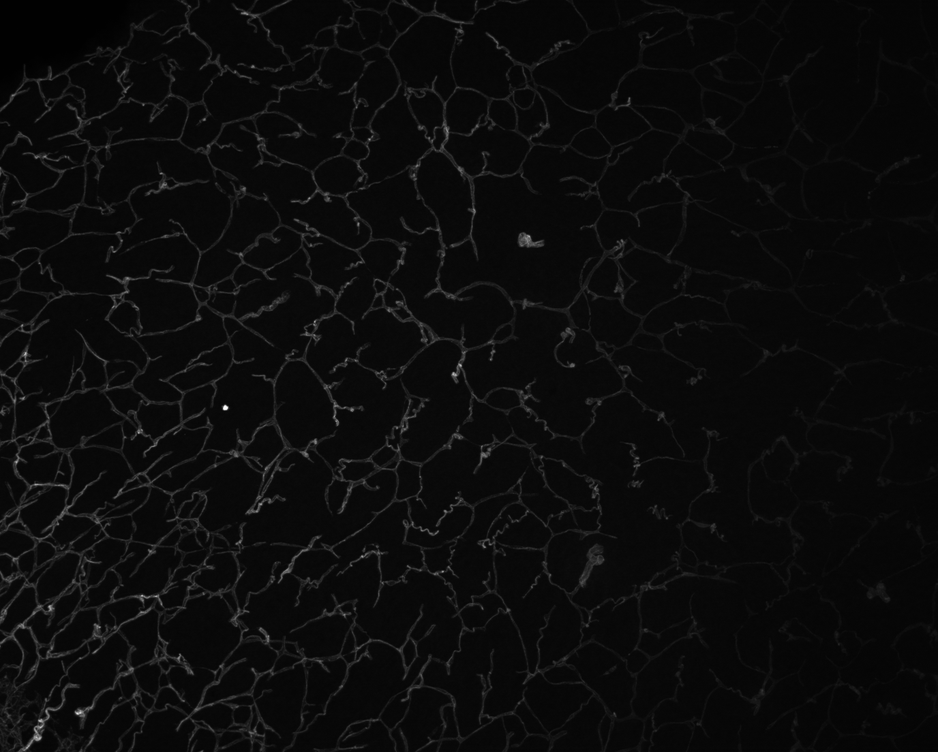
#> input picture vessel_data/images/3D P0@CTL-3-FC-A_new.tiff, 938 x 752 px, shrunk from 1376 x 1104 before the run
$ python imagens_grafos.py
#> lines starting #> are read from the running program, lines starting #| are printed output that depends on the picture; after the words box and inside, x2 and y2 are one past the last pixel; in counts of white or black regions, pixels touching at a corner belong together
# ***Imports***

import cv2
import numpy as np
from igraph import *
import matplotlib.pyplot as plt
from PIL import Image
from matplotlib.image import imread
import networkx as nx


path = r'vessel_data/images/3D P0@CTL-3-FC-A_new.tiff'
img = imread(path)
#> img is the input picture: shape (752, 938); min 1, max 255, mean 11.6
path = [(20, 40), (20, 41), (20, 42), (21, 43), (22, 44), (23, 44), (24, 44)]

img_viz = np.zeros((img.shape[0], img.shape[1], 3), dtype=np.uint8)
img_viz[:, :, 0] = img
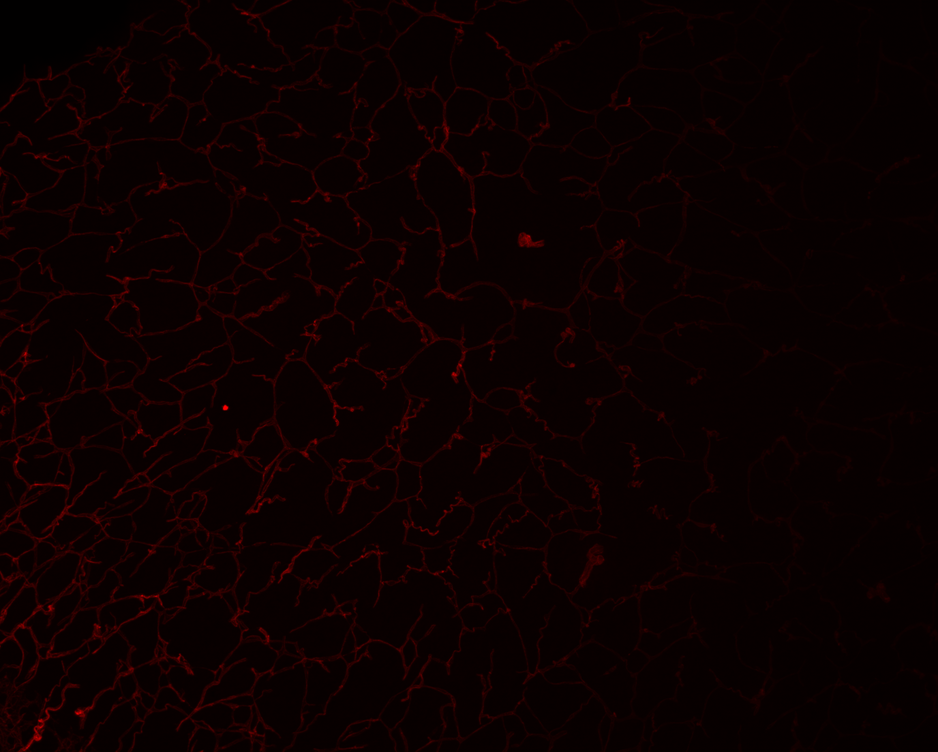
#> img_viz: shape (752, 938, 3); mean of channels 0, 1, 2 11.6, 0, 0; drawn as R, G, B
img_viz[:, :, 1] = img
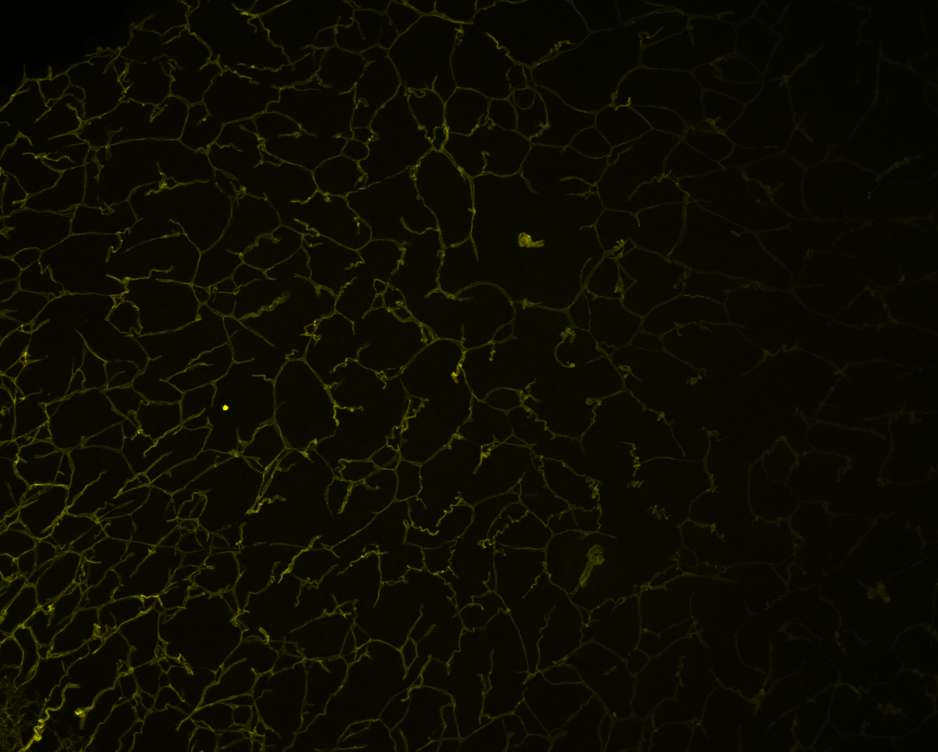
#> img_viz: shape (752, 938, 3); mean of channels 0, 1, 2 11.6, 11.6, 0; drawn as R, G, B
img_viz[:, :, 2] = img

x, y = zip(*path)
img_viz[x, y, 0] = 255
#> img_viz: shape (752, 938, 3); under 0.01% of pixels changed, all inside (x1, y1, x2, y2) = (40, 20, 45, 25)
plt.figure(figsize=[24, 20])
plt.subplot(1, 2, 1)
plt.imshow(img)
plt.subplot(1, 2, 2)
plt.imshow(img_viz)
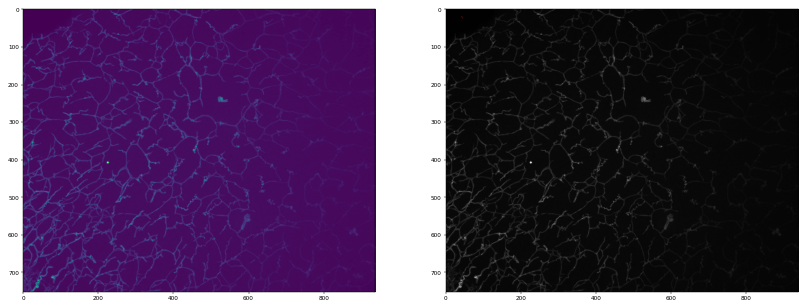
#> figure drawn by matplotlib, 2 panels

$ run again, with vessel_data/images/Development project@Cre ERT2 P14 Peter@S47-P14-AC-B.tiff copied over vessel_data/images/3D P0@CTL-3-FC-A_new.tiff
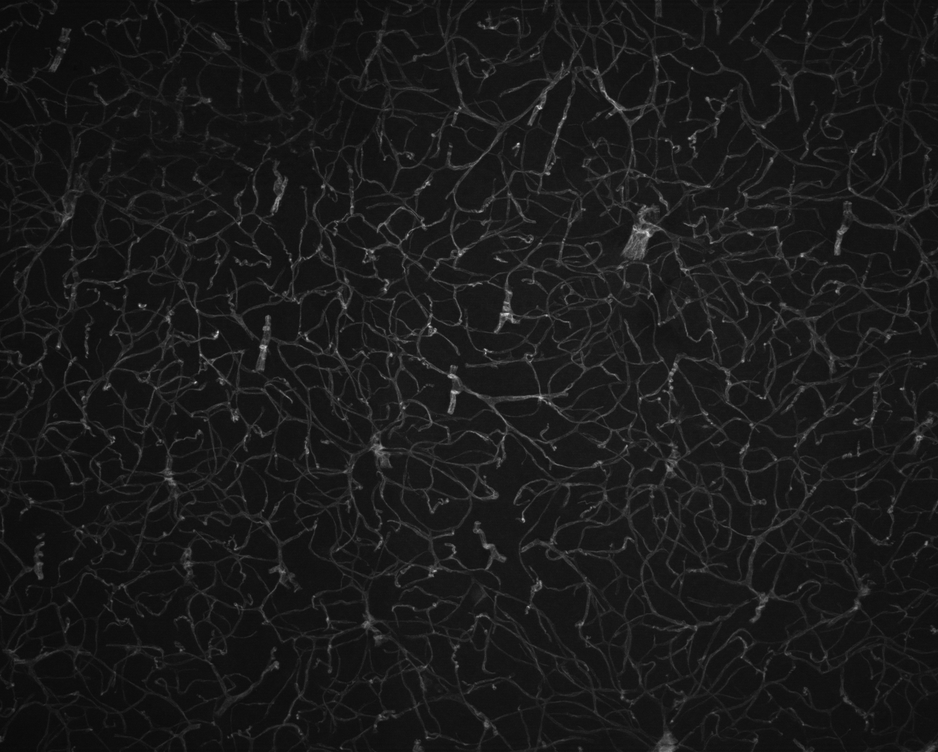
#> input picture vessel_data/images/Development project@Cre ERT2 P14 Peter@S47-P14-AC-B.tiff, 938 x 752 px, shrunk from 1376 x 1104 before the run
#> img is the input picture: shape (752, 938); min 9, max 220, mean 26.1
#> `img_viz[:, :, 1] = img`:
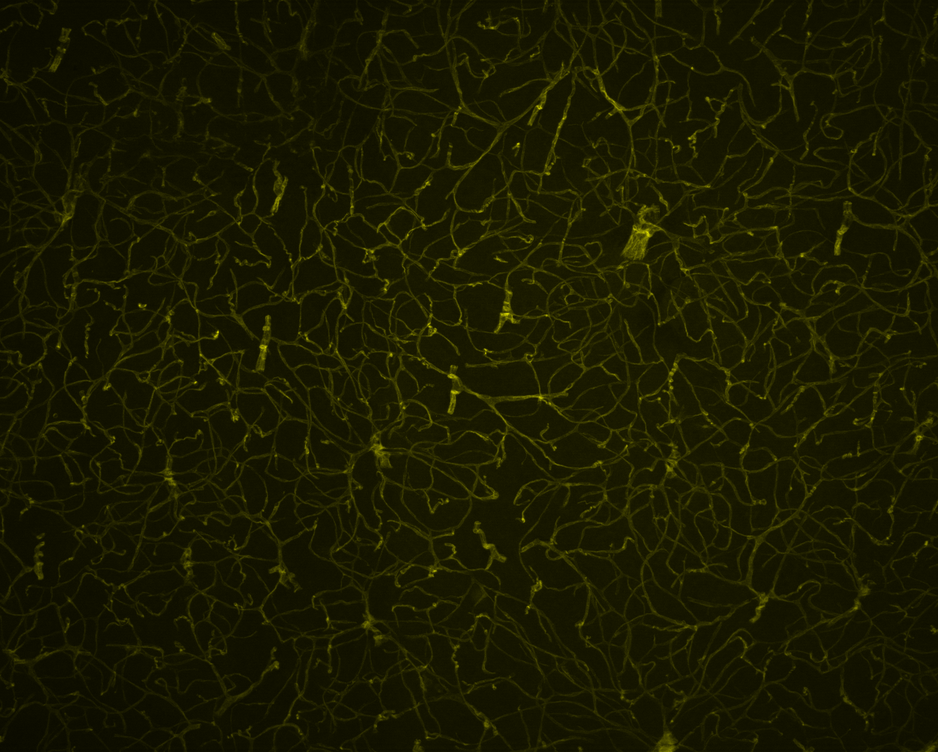
#> img_viz: shape (752, 938, 3); mean of channels 0, 1, 2 26.1, 26.1, 0; drawn as R, G, B
#> `plt.imshow(img_viz)`:
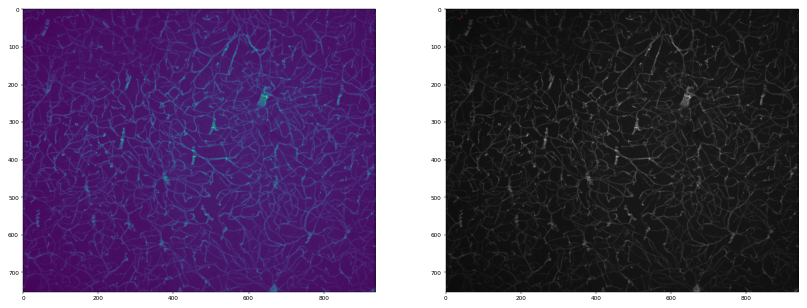
#> figure drawn by matplotlib, 2 panels

$ run again, with vessel_data/images/Development project@Cre ERT2 P14 Peter@S51-P14-AC-B.tiff copied over vessel_data/images/3D P0@CTL-3-FC-A_new.tiff
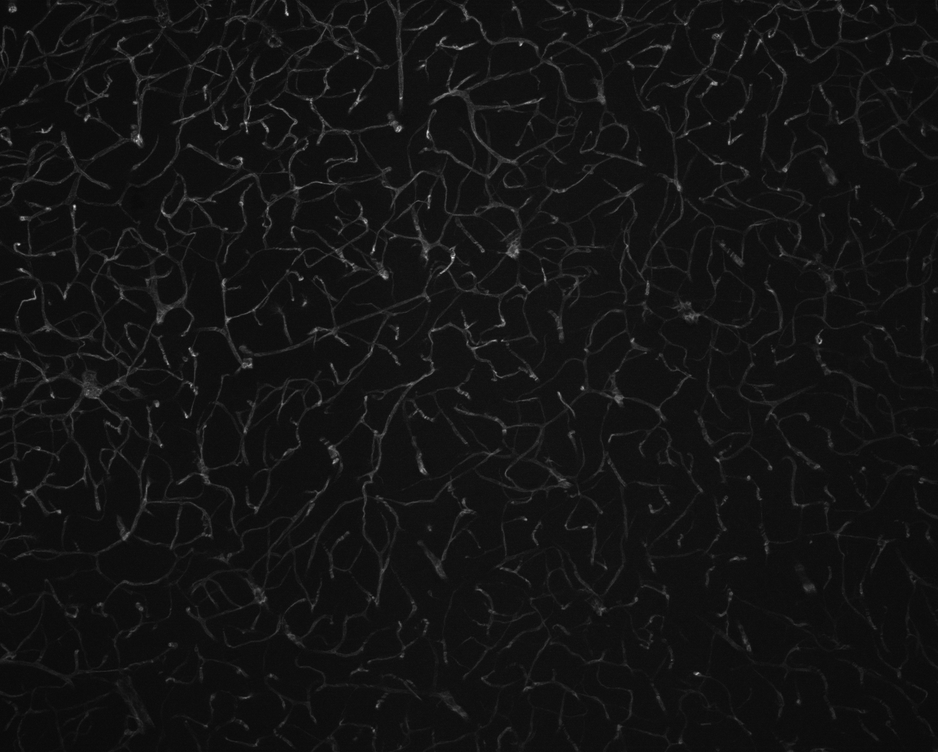
#> input picture vessel_data/images/Development project@Cre ERT2 P14 Peter@S51-P14-AC-B.tiff, 938 x 752 px, shrunk from 1376 x 1104 before the run
#> img is the input picture: shape (752, 938); min 9, max 245, mean 19.6
#> `img_viz[:, :, 1] = img`:
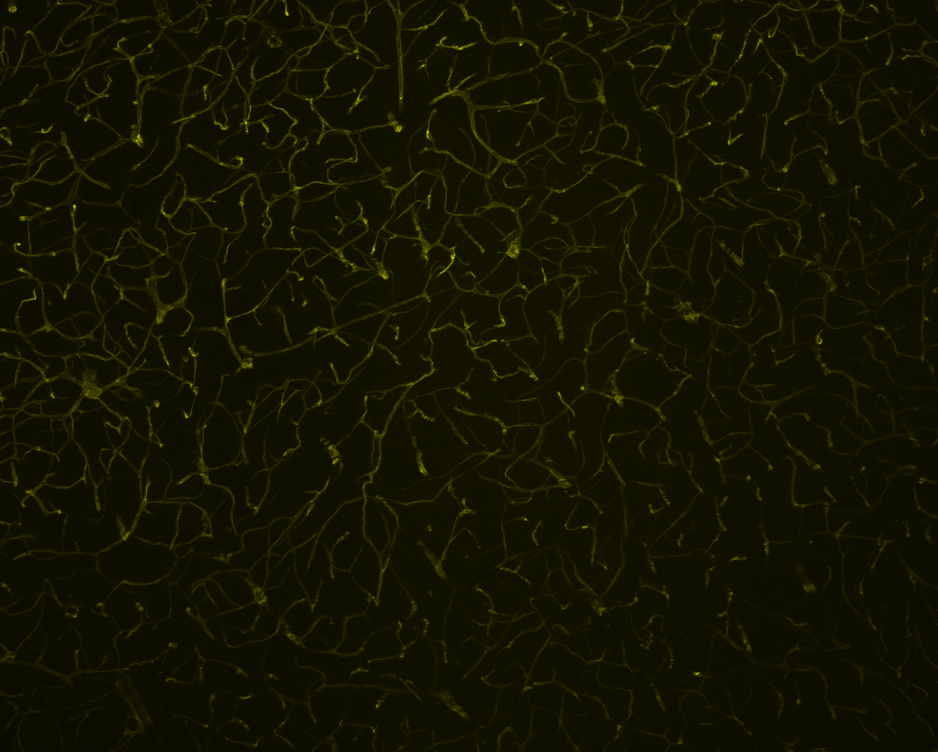
#> img_viz: shape (752, 938, 3); mean of channels 0, 1, 2 19.6, 19.6, 0; drawn as R, G, B
#> `plt.imshow(img_viz)`:
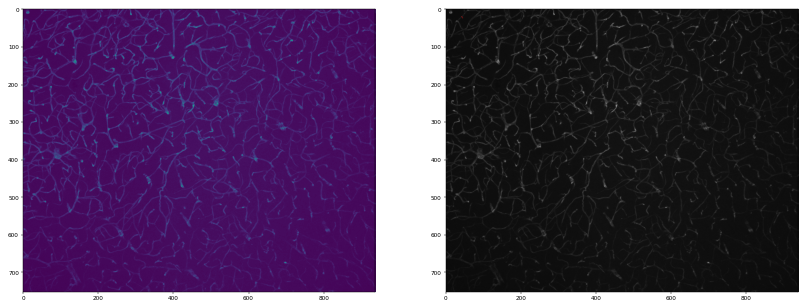
#> figure drawn by matplotlib, 2 panels

$ run again, with vessel_data/images/Development project@Cre ERT2 P14 Peter@S52-P14-AC-C.tiff copied over vessel_data/images/3D P0@CTL-3-FC-A_new.tiff
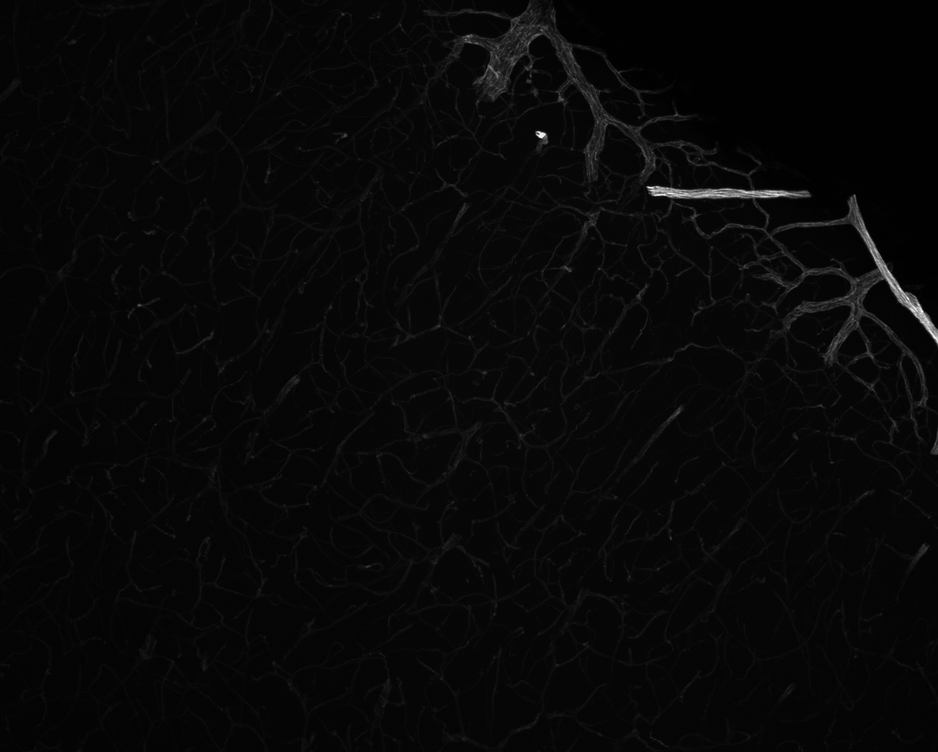
#> input picture vessel_data/images/Development project@Cre ERT2 P14 Peter@S52-P14-AC-C.tiff, 938 x 752 px, shrunk from 1376 x 1104 before the run
#> img is the input picture: shape (752, 938); min 1, max 255, mean 7.8
#> `img_viz[:, :, 1] = img`:
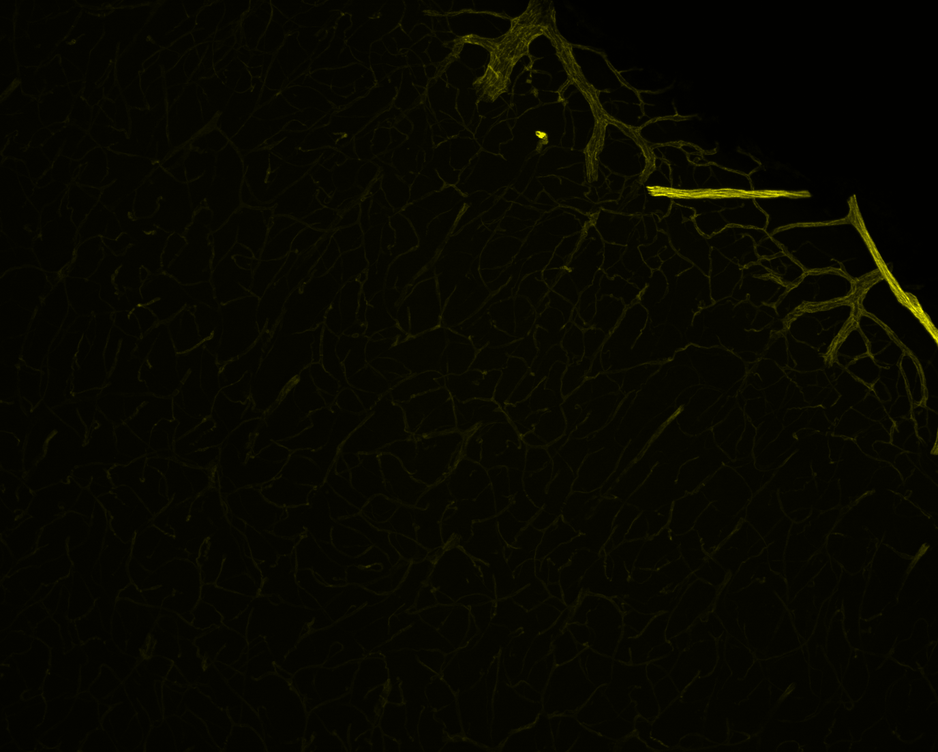
#> img_viz: shape (752, 938, 3); mean of channels 0, 1, 2 7.8, 7.8, 0; drawn as R, G, B
#> `plt.imshow(img_viz)`:
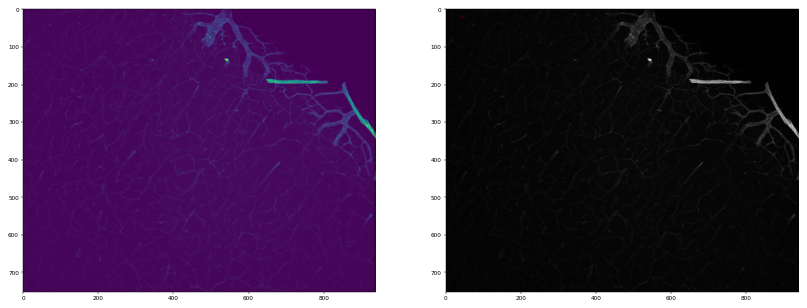
#> figure drawn by matplotlib, 2 panels
